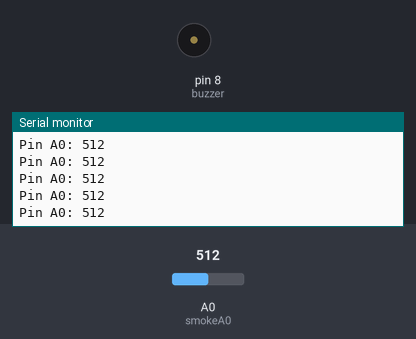
Bench run of a sketch on a simulated Arduino Uno, built with avr-gcc and run on an emulated ATmega328P. On the bench: buzzer (waves = sounding, pin HIGH), the last lines printed to the serial monitor. The inputs (shaded band) are chosen by the test bench; at power-on: A0 (smokeA0) = 512.

Above: at 1.2 s.
1.3 s: A0 (smokeA0) set to 11
At 2.2 s:
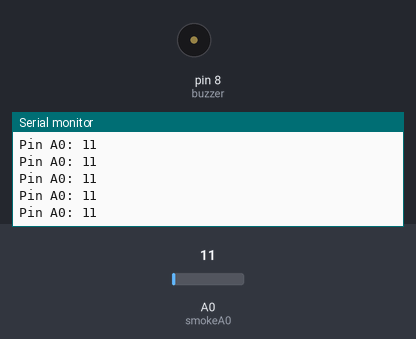
4.3 s: A0 (smokeA0) set to 8
At 5.1 s:
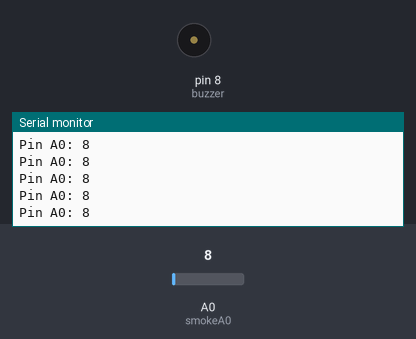
Timing chart, 0 to 7.3 s (numbered marks = the images above; inputs shaded):
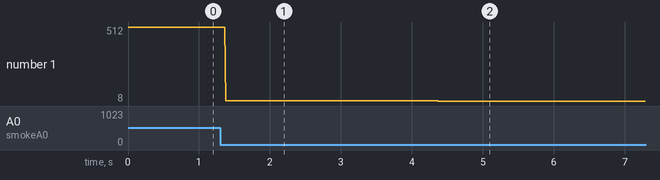

Measured:
- after the input at 1.3 s, the serial monitor: prints a new line after 0.08 s (image 1)
- after the input at 4.3 s, the serial monitor: prints a new line after 0.07 s (image 2)
- plotted number 1: 512 → 11 after the input at 1.3 s, 11 → 8 after the input at 4.3 s

The sketch:

sketch_nov20b.ino
```cpp
int buzzer = 8;
int smokeA0 = A0;
// Your threshold value
int sensorThres = 100;

void setup() {
  pinMode(buzzer, OUTPUT);
  pinMode(smokeA0, INPUT);
  Serial.begin(9600);
}

void loop() {
  int analogSensor = analogRead(smokeA0);

  Serial.print("Pin A0: ");
  Serial.println(analogSensor);
}
```
